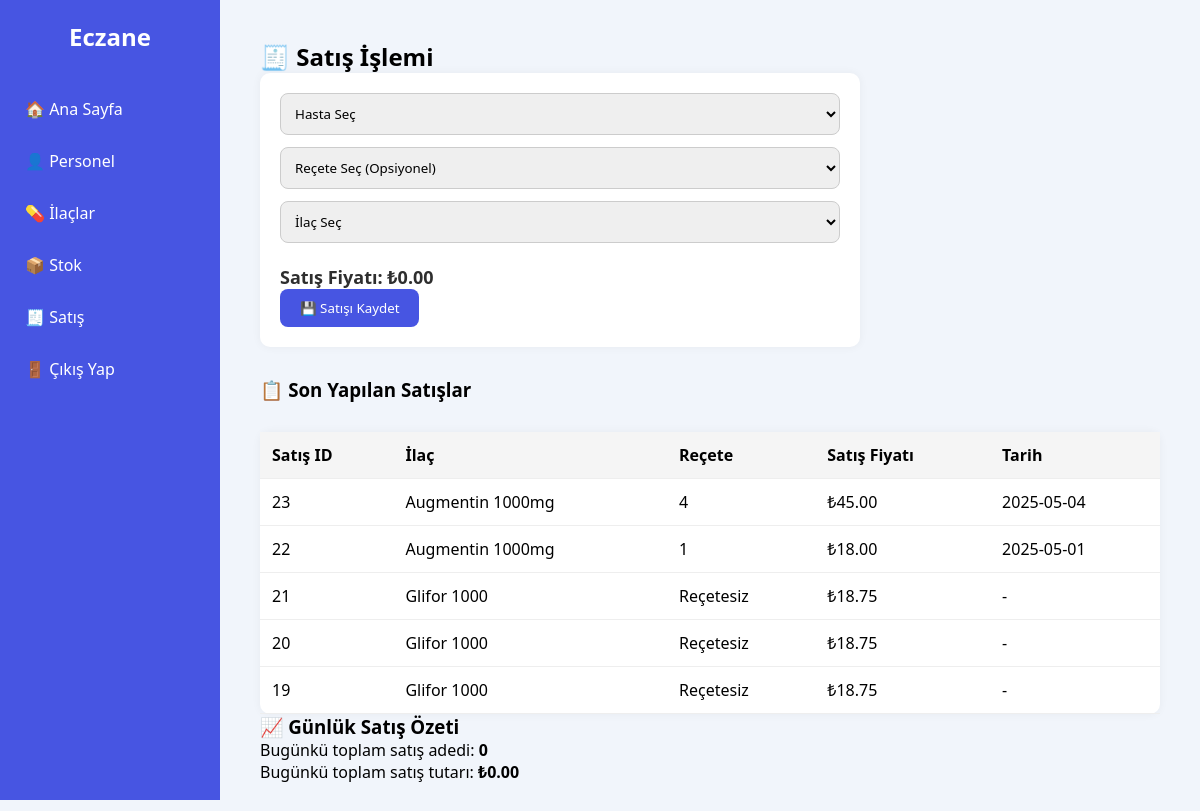
/src/satis.php (signed in), run on the app's committed database.
### tables this page shows
CREATE TABLE `receteli_ilac` (
  `Receteli_Ilac_ID` int(11) NOT NULL,
  `Recete_ID` int(11) DEFAULT NULL,
  `Ilac_ID` int(11) DEFAULT NULL,
  `Ilac_Adeti` int(11) DEFAULT NULL,
  `OdemeTipi` varchar(50) DEFAULT NULL,
  `SatisFiyati` decimal(10,2) DEFAULT NULL,
  `NormalFiyat` decimal(10,2) DEFAULT NULL,
  `IndirimliFiyat` decimal(10,2) DEFAULT NULL,
  `SigortaKarsilamaOrani` decimal(5,2) DEFAULT NULL,
  `EklenmeTarihi` datetime DEFAULT current_timestamp()
);

CREATE TABLE `ilac` (
  `Ilac_ID` int(11) NOT NULL,
  `Barkod` varchar(50) DEFAULT NULL,
  `Urun_Ad` varchar(100) DEFAULT NULL,
  `EtkenMadde` varchar(100) DEFAULT NULL,
  `ATCKodu` varchar(20) DEFAULT NULL,
  `RuhsatNo` varchar(30) DEFAULT NULL,
  `KullanimYasi` varchar(20) DEFAULT NULL,
  `ReceteTuru` varchar(20) DEFAULT NULL,
  `Fiyat` decimal(10,2) DEFAULT NULL
);

CREATE TABLE `recete` (
  `Recete_ID` int(11) NOT NULL,
  `Hasta_ID` int(11) DEFAULT NULL,
  `Tarih` date DEFAULT NULL,
  `Doktor_ID` int(11) DEFAULT NULL,
  `Recete_Turu` varchar(20) DEFAULT NULL
);

### src/satis.php (the view, shortened to what this page needs)
<?php
include("baglanti.php");
?>
<!DOCTYPE html>
<html lang="tr">
<head>
</head>
<body>
<div class="sidebar">
  <h2>Eczane</h2>
  <a href="anasayfa.php" class="menu-item">🏠 Ana Sayfa</a>
  <a href="personel.php" class="menu-item">👤 Personel</a>
  <a href="ilaclar.php" class="menu-item">💊 İlaçlar</a>
  <a href="stok.php" class="menu-item">📦 Stok</a>
  <a href="satis.php" class="menu-item">🧾 Satış</a>
  <a href="logout.php" class="menu-item">🚪 Çıkış Yap</a>
</div>
<div class="content">
  <h2>🧾 Satış İşlemi</h2>
  <form method="POST">
    <select name="hastaID" required onchange="fiyatHesapla()">
      <option value="">Hasta Seç</option>
    </select>
    <select name="receteID" onchange="fiyatHesapla()">
      <option value="">Reçete Seç (Opsiyonel)</option>
    </select>
    <select name="ilacID" required onchange="fiyatHesapla()">
      <option value="">İlaç Seç</option>
    </select>
    <div class="fiyat" id="fiyatGoster">Satış Fiyatı: ₺0.00</div>
    <button type="submit">💾 Satışı Kaydet</button>
  </form>
  <h3>📋 Son Yapılan Satışlar</h3>
  <table>
    <tr>
      <th>Satış ID</th>
      <th>İlaç</th>
      <th>Reçete</th>
      <th>Satış Fiyatı</th>
      <th>Tarih</th>
    </tr>
    <?php
    $satislar = $conn->query("
      SELECT ri.Receteli_Ilac_ID, i.Urun_Ad, ri.SatisFiyati, ri.Recete_ID, r.Tarih
      FROM Receteli_Ilac ri
      LEFT JOIN Ilac i ON ri.Ilac_ID = i.Ilac_ID
      LEFT JOIN Recete r ON ri.Recete_ID = r.Recete_ID
      ORDER BY ri.Receteli_Ilac_ID DESC LIMIT 5
    ");
    while ($s = $satislar->fetch_assoc()) {
        echo "<tr>
                <td>{$s['Receteli_Ilac_ID']}</td>
                <td>{$s['Urun_Ad']}</td>
                <td>" . ($s['Recete_ID'] ?? 'Reçetesiz') . "</td>
                <td>₺" . number_format($s['SatisFiyati'], 2) . "</td>
                <td>" . ($s['Tarih'] ?? '-') . "</td>
              </tr>";
    }
    ?>
  </table>
  <h3>📈 Günlük Satış Özeti</h3>
  <?php
 $bugun = date("Y-m-d");
$ozet = $conn->query("
  SELECT COUNT(*) AS Sayi, SUM(SatisFiyati) AS Toplam
  FROM Receteli_Ilac
  WHERE DATE(EklenmeTarihi) = '$bugun'
")->fetch_assoc();
  $adet = $ozet["Sayi"] ?? 0;
  $toplam = number_format($ozet["Toplam"] ?? 0, 2);
  echo "<p>Bugünkü toplam satış adedi: <strong>$adet</strong></p>";
  echo "<p>Bugünkü toplam satış tutarı: <strong>₺$toplam</strong></p>";
  ?>
</div>
</body>
</html>

### src/satis.php (style rules this page uses)
* { box-sizing: border-box; margin: 0; padding: 0; font-family: 'Segoe UI', sans-serif; }
body { display: flex; background-color: #f1f5fb; }
.sidebar { width: 220px; background-color: #4755e2; color: white; padding: 20px 0; height: 100vh; }
.sidebar h2 { text-align: center; margin-bottom: 30px; }
.menu-item { padding: 15px 25px; text-decoration: none; color: white; display: block; transition: background 0.3s; }
.content { flex: 1; padding: 40px; overflow-y: auto; }
form { background-color: white; padding: 20px; border-radius: 10px; box-shadow: 0 0 10px rgba(0,0,0,0.05); max-width: 600px; margin-bottom: 30px; }
form select, form input { width: 100%; padding: 10px; margin-bottom: 12px; border: 1px solid #ccc; border-radius: 8px; }
form button { background-color: #4755e2; color: white; padding: 10px 20px; border: none; border-radius: 8px; cursor: pointer; }
table { width: 100%; background: white; border-collapse: collapse; border-radius: 10px; box-shadow: 0 0 10px rgba(0,0,0,0.05); margin-top: 30px; }
th, td { padding: 12px; text-align: left; border-bottom: 1px solid #eee; }
th { background-color: #f5f5f5; }
.fiyat { font-weight: bold; font-size: 18px; color: #2e2e2e; margin-top: 10px; }

### data on the page
receteli_ilac: Receteli_Ilac_ID "23", Ilac_ID.Urun_Ad "Augmentin 1000mg", Recete_ID "4", SatisFiyati "45.00", Recete_ID.Tarih "2025-05-04"
receteli_ilac: Receteli_Ilac_ID "22", Ilac_ID.Urun_Ad "Augmentin 1000mg", Recete_ID "1", SatisFiyati "18.00", Recete_ID.Tarih "2025-05-01"
receteli_ilac: Receteli_Ilac_ID "21", Ilac_ID.Urun_Ad "Glifor 1000", Recete_ID "Reçetesiz", SatisFiyati "18.75", Tarih "-"
receteli_ilac: Receteli_Ilac_ID "20", Ilac_ID.Urun_Ad "Glifor 1000", Recete_ID "Reçetesiz", SatisFiyati "18.75", Tarih "-"
receteli_ilac: Receteli_Ilac_ID "19", Ilac_ID.Urun_Ad "Glifor 1000", Recete_ID "Reçetesiz", SatisFiyati "18.75", Tarih "-"

### other printed values
$adet "0"
$toplam "0.00"
